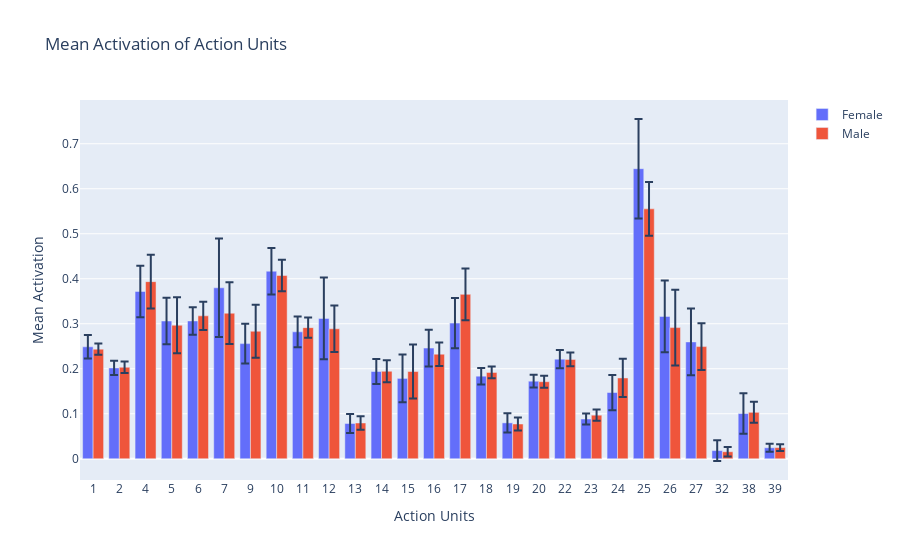

The code cell stored with this chart in its notebook:
### Code cell
# comparing the mean activation of the action units between male and female speakers

def mean_activation(df):
    mean = df.groupby('face_au')['value'].mean().reset_index()

    # calculate the confidence interval
    std = df.groupby('face_au')['value'].std().reset_index()
    mean['std'] = std['value']
    mean['upper'] = mean['value'] + mean['std']
    mean['lower'] = mean['value'] - mean['std']
    return mean

female_mean = mean_activation(female)
male_mean = mean_activation(male)


# Plotting the mean activation of the action units and the confidence interval for female speakers

# Map numerical IDs to action unit labels
au_labels = [format(au_id) for au_id in au_ref]

fig = go.Figure()

fig.add_trace(go.Bar(
    x=au_labels,
    y=female_mean['value'],
    error_y=dict(type='data', array=female_mean['std'], visible=True),
    name='Female',
))


fig.add_trace(go.Bar(
    x=au_labels,
    y=male_mean['value'],
    error_y=dict(type='data', array=male_mean['std'], visible=True),
    name='Male',
))

# Customize the layout
fig.update_layout(
    title='Mean Activation of Action Units',
    xaxis=dict(title='Action Units', dtick=1),
    yaxis=dict(title='Mean Activation'),
    barmode='group',
    showlegend=True
)

# Show the plot
fig.show()

### Figure 1 — Plotly figure (JSON) as saved in the notebook; plotly's stock layout.template omitted (floating-point values rounded to 4 significant figures)
{"data": [{"error_y": {"array": [0.02609, 0.01571, 0.05717, 0.05146, 0.03066, 0.1096, 0.04394, 0.05162, 0.03405, 0.09064, 0.02114, 0.02789, 0.0531, 0.04079, 0.05566, 0.01819, 0.02116, 0.01413, 0.0201, 0.01199, 0.03913, 0.1104, 0.07984, 0.07432, 0.02312, 0.04507, 0.008778], "type": "data", "visible": true}, "name": "Female", "type": "bar", "x": ["1", "2", "4", "5", "6", "7", "9", "10", "11", "12", "13", "14", "15", "16", "17", "18", "19", "20", "22", "23", "24", "25", "26", "27", "32", "38", "39"], "y": [0.2488, 0.2019, 0.3719, 0.3062, 0.3063, 0.38, 0.2559, 0.4169, 0.2821, 0.312, 0.07842, 0.1939, 0.1786, 0.246, 0.3015, 0.1835, 0.07981, 0.1724, 0.2214, 0.08839, 0.1472, 0.6446, 0.3164, 0.2597, 0.01818, 0.1005, 0.02449]}, {"error_y": {"array": [0.0127, 0.01296, 0.05974, 0.06209, 0.03125, 0.06866, 0.05908, 0.03519, 0.02234, 0.05173, 0.01494, 0.02452, 0.06003, 0.02603, 0.05731, 0.01297, 0.01426, 0.0132, 0.01519, 0.01255, 0.04258, 0.05978, 0.08417, 0.05212, 0.0108, 0.02318, 0.007304], "type": "data", "visible": true}, "name": "Male", "type": "bar", "x": ["1", "2", "4", "5", "6", "7", "9", "10", "11", "12", "13", "14", "15", "16", "17", "18", "19", "20", "22", "23", "24", "25", "26", "27", "32", "38", "39"], "y": [0.2437, 0.2034, 0.3936, 0.2968, 0.3176, 0.3235, 0.2834, 0.4072, 0.2914, 0.2888, 0.07955, 0.1945, 0.1939, 0.2324, 0.3654, 0.1919, 0.07728, 0.1713, 0.2209, 0.09689, 0.1796, 0.5554, 0.2915, 0.2493, 0.01563, 0.1033, 0.02484]}], "layout": {"barmode": "group", "showlegend": true, "title": {"text": "Mean Activation of Action Units"}, "xaxis": {"dtick": 1, "title": {"text": "Action Units"}}, "yaxis": {"title": {"text": "Mean Activation"}}}}
